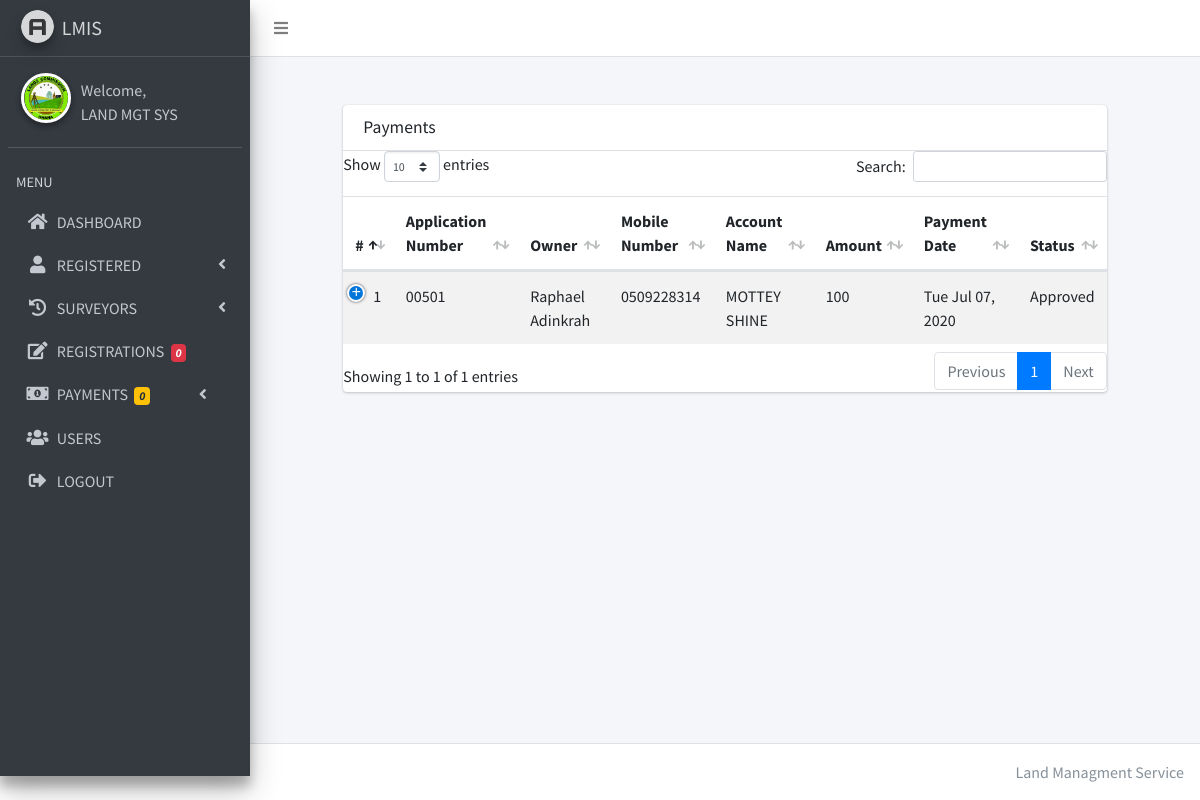
/admin/payments.php (signed in), run on the app's committed database.
### tables this page shows
CREATE TABLE `payments` (
  `id` int(11) NOT NULL,
  `application_id` int(11) NOT NULL,
  `client_id` int(11) NOT NULL,
  `momo_number` char(10) NOT NULL DEFAULT '0000000000',
  `account_name` varchar(191) NOT NULL,
  `amount` float NOT NULL,
  `status_id` int(11) NOT NULL,
  `created_at` timestamp NOT NULL DEFAULT current_timestamp(),
  `updated_at` timestamp NULL DEFAULT NULL
);

CREATE TABLE `clients` (
  `id` int(11) NOT NULL,
  `first_name` varchar(191) NOT NULL,
  `surname` varchar(191) NOT NULL,
  `other_name` varchar(191) NOT NULL,
  `identification_type` int(10) NOT NULL,
  `identification_no` varchar(15) NOT NULL,
  `phone_no` char(10) NOT NULL DEFAULT '0000000000',
  `address` varchar(255) NOT NULL,
  `email` varchar(191) NOT NULL,
  `password` varchar(191) NOT NULL,
  `account_status` int(11) NOT NULL,
  `created_at` timestamp NOT NULL DEFAULT current_timestamp(),
  `updated-at` timestamp NULL DEFAULT NULL
);

CREATE TABLE `payment_status` (
  `id` int(11) NOT NULL,
  `name` varchar(50) NOT NULL
);

### Classes/Fetch.php (called while the page is built, shortened)
<?php
class Fetch
{
    protected $connection;
    function __construct(PDO $connection) {
        $this->connection =  $connection;
    }
    public function getItemsWithLimitOffset($action, $table, $join, $limit, $offset) {
        $query = $this->connection->prepare("{$action} FROM {$table} {$join} ORDER BY {$table}.id DESC LIMIT $limit OFFSET $offset");
        if($query->execute()) {
            $all_results = array();
            while($result = $query->fetch(PDO::FETCH_OBJ)) {
                $all_results[] = $result;
            }
            return $all_results;
        } else {
            $this->error = implode(', ', $this->connection->errorInfo());
            return false;
        }
    }
}

### Classes/DateFormat.php (called while the page is built, shortened)
<?php
class DateFormat
{
	function getOnlyDate($date) {
		$new_time = strftime("%a %b %d, %Y", strtotime($date));
		return $new_time;
	}
}

### admin/payments.php (the view, shortened to what this page needs)
<?php
require_once dirname(__DIR__).'./Core/init.php';
$fetch_data = new Fetch($connection);
$date = new DateFormat($connection);
$payments = $fetch_data->getItemsWithLimitOffset("SELECT payments.id, payments.application_id, payments.client_id, payments.momo_number, payments.account_name, payments.amount, payments.status_id, payments.created_at, clients.first_name, clients.surname, clients.other_name, payment_status.name AS payment_status", 'payments', 'JOIN clients ON clients.id = payments.client_id JOIN payment_status ON payment_status.id = payments.status_id', 1000, 0);
?>
<!DOCTYPE html>
<html lang="en">
<head>
  <?php include 'includes/links.php'; ?>
</head>
<body class="hold-transition sidebar-mini">
<div class="wrapper">
 <?php include 'includes/top-nav.php'; ?>
  <aside class="main-sidebar sidebar-dark-primary elevation-4">
    <a href="index3.html" class="brand-link">
      <img src="../dist/img/AdminLTELogo.png" alt="AdminLTE Logo" class="brand-image img-circle elevation-3"
           style="opacity: .8">LMIS</span>
    </a>
    <?php include 'includes/sidebar.php'; ?>
  </aside>
  <div class="content-wrapper">
    <div class="content">
      <div class="container-fluid">
      <div class="row">
        <div class="col-md-10 offset-1 mt-5">
        <div class="card card-default">
          <div class="card-header">
            <h3 class="card-title">Payments</h3>
          </div>
              <div class="table-responsive">
                <table id="payments" class="table table-striped">
                  <thead>
                    <th>#</th>
                    <th>Application Number</th>
                    <th>Owner</th>
                    <th>Mobile Number</th>
                    <th>Account Name</th>
                    <th>Amount</th>
                    <th>Payment Date</th>
                    <th>Status</th>
                  </thead>
                  <tbody>
                    <?php foreach($payments AS $pay): ?>
                      <tr>
                        <td><?php echo $pay->id; ?></td>
                        <td><?php echo '0050'. $pay->application_id; ?></td>
                        <td><?php echo $pay->first_name . ' '. $pay->surname . ' ' . $pay->other_name; ?></td>
                        <td><?php echo $pay->momo_number; ?></td>
                        <td><?php echo $pay->account_name; ?></td>
                        <td><?php echo $pay->amount; ?></td>
                        <td><?php echo $date->getOnlyDate($pay->created_at); ?></td>
                        <td><?php echo $pay->payment_status; ?></td>
                      </tr>
                    <?php endforeach; ?>
                  </tbody>
                </table>
              </div>
            </div>
        </div>
      </div>
      </div>
    </div>
  </div>
  <?php include 'includes/footer.php'; ?>
</div>
</body>
</html>

### data on the page
payments: id "1", application "1", client.first_name "Raphael", client.surname "Adinkrah", momo_number "0509228314", account_name "MOTTEY SHINE", amount "100", created_at "Tue Jul 07, 2020", payment_status.name "Approved"

### other printed values
$new_reg "0"
$total_pending_payments "0"
